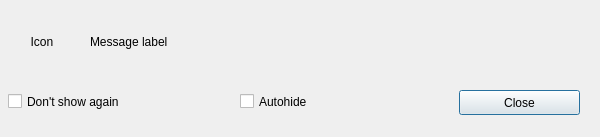
<?xml version="1.0" encoding="UTF-8"?>
<ui version="4.0">
 <class>DlgNotification</class>
 <widget class="QDialog" name="DlgNotification">
  <property name="geometry">
   <rect>
    <x>0</x>
    <y>0</y>
    <width>600</width>
    <height>137</height>
   </rect>
  </property>
  <property name="minimumSize">
   <size>
    <width>600</width>
    <height>132</height>
   </size>
  </property>
  <property name="maximumSize">
   <size>
    <width>600</width>
    <height>160</height>
   </size>
  </property>
  <property name="windowTitle">
   <string>Dialog</string>
  </property>
  <widget class="QLabel" name="lbl_icon">
   <property name="geometry">
    <rect>
     <x>10</x>
     <y>10</y>
     <width>64</width>
     <height>64</height>
    </rect>
   </property>
   <property name="text">
    <string>Icon</string>
   </property>
   <property name="alignment">
    <set>Qt::AlignCenter</set>
   </property>
  </widget>
  <widget class="QLabel" name="lbl_message">
   <property name="geometry">
    <rect>
     <x>90</x>
     <y>10</y>
     <width>491</width>
     <height>64</height>
    </rect>
   </property>
   <property name="text">
    <string>Message label</string>
   </property>
   <property name="alignment">
    <set>Qt::AlignLeading|Qt::AlignLeft|Qt::AlignVCenter</set>
   </property>
   <property name="wordWrap">
    <bool>true</bool>
   </property>
  </widget>
  <widget class="QCheckBox" name="chk_autohide">
   <property name="geometry">
    <rect>
     <x>240</x>
     <y>90</y>
     <width>161</width>
     <height>23</height>
    </rect>
   </property>
   <property name="text">
    <string>Autohide</string>
   </property>
  </widget>
  <widget class="QCheckBox" name="chk_ignore">
   <property name="geometry">
    <rect>
     <x>8</x>
     <y>90</y>
     <width>151</width>
     <height>23</height>
    </rect>
   </property>
   <property name="text">
    <string>Don't show again</string>
   </property>
  </widget>
  <widget class="QPushButton" name="btn_close">
   <property name="geometry">
    <rect>
     <x>459</x>
     <y>90</y>
     <width>121</width>
     <height>25</height>
    </rect>
   </property>
   <property name="text">
    <string>Close</string>
   </property>
  </widget>
 </widget>
 <resources/>
 <connections/>
</ui>
